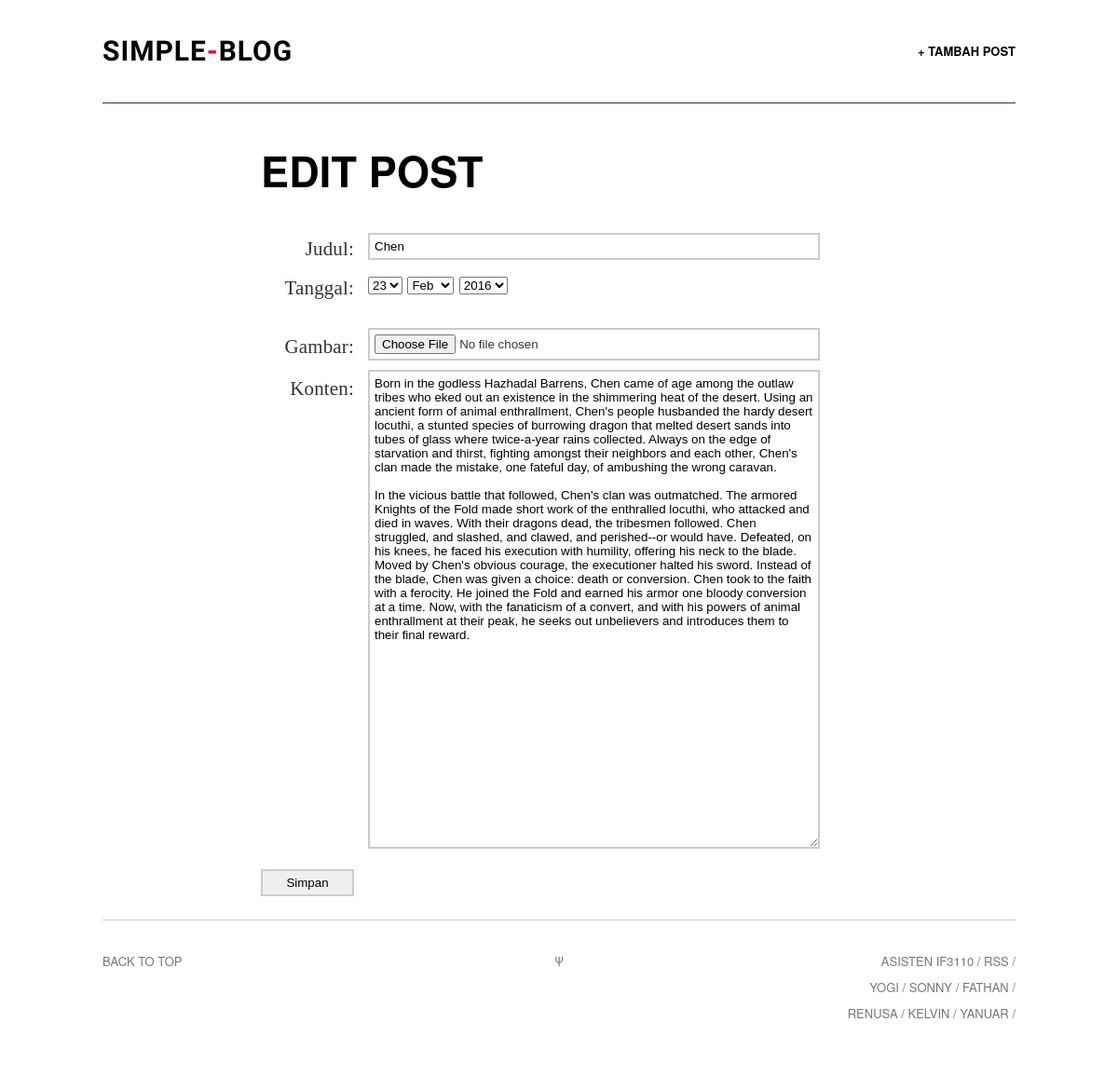
Screenshot of /edit.php?ID=4 with the database file from the repository.
### tables this page shows
CREATE TABLE IF NOT EXISTS `posting` (
  `id` int(11) NOT NULL AUTO_INCREMENT,
  `judul` varchar(255) NOT NULL,
  `tanggal` date NOT NULL,
  `konten` text NOT NULL,
  `author` varchar(255) NOT NULL,
  `gambar` varchar(255) NOT NULL,
  PRIMARY KEY (`id`)
);

### edit.php (the view, shortened to what this page needs)
<!DOCTYPE html>
<html>
<head>
<link rel="stylesheet" type="text/css" href="assets/css/screen.css" />
</head>
<body class="default">
    <?php
        $dbhost="localhost";
        $dbuser="root";
        $dbpass="";
        $dbname="simpleblog";
        $connection=mysqli_connect($dbhost,$dbuser,$dbpass,$dbname);
        $posting_id=htmlspecialchars($_GET['ID']);
        $query = $connection->prepare("SELECT * FROM posting WHERE id = ?");
        $query->bind_param('i', $posting_id);
        $query->execute();
        $result=$query->get_result();
        if($result) $row=mysqli_fetch_assoc($result);
        else echo 'query gagal';
    ?>
<div class="wrapper">
<nav class="nav">
    <a style="border:none;" id="logo" href="index.php"><h1>Simple<span>-</span>Blog</h1></a>
    <ul class="nav-primary">
        <li><a href="new_post.php">+ Tambah Post</a></li>
    </ul>
</nav>
<article class="art simple post">
    <div class="art-body" style="top: 35px;">
        <div class="art-body-inner">
            <h2>Edit POST</h2>
            <div id="contact-area">
                <form id="formPost" method="post" action="processEdit.php?ID=<?php echo $posting_id ?>">
                    <label for="Judul">Judul: </label>
                    <input type="text" name="Judul" id="Judul" value="<?php echo $row['judul'] ?>">
                    <label for="Tanggal">Tanggal:</label>
                    <select id="daydropdown" name="daydropdown">
                    </select>
                    <select id="monthdropdown" name="monthdropdown">
                    </select>
                    <select id="yeardropdown" name="yeardropdown">
                    </select>
                    <br><br>
                    <label for="gambar">Gambar:</label>
                    <input type="file" accept="image/*" id="gambar" name="gambar" required>
                    <label for="Konten">Konten:</label><br>
                    <textarea name="Konten" rows="20" cols="20" id="Konten"><?php echo $row['konten'] ?></textarea>
                    <input type="submit" name="submit" value="Simpan" class="submit-button">
                    <br>
                </form>
            </div>
        </div>
    </div>
</article>
<footer class="footer">
    <div class="back-to-top"><a href="">Back to top</a></div>
    <div class="psi">&Psi;</div>
    <aside class="offsite-links">
        Asisten IF3110 /
        <a class="rss-link" href="#rss">RSS</a> /
        <br>
        <a class="twitter-link" href="http://twitter.com/YoGiiSinaga">Yogi</a> /
        <a class="twitter-link" href="http://twitter.com/sonnylazuardi">Sonny</a> /
        <a class="twitter-link" href="http://twitter.com/fathanpranaya">Fathan</a> /
        <br>
        <a class="twitter-link" href="#">Renusa</a> /
        <a class="twitter-link" href="#">Kelvin</a> /
        <a class="twitter-link" href="#">Yanuar</a> /
    </aside>
</footer>
</div>
</body>
</html>

### assets/css/screen.css (style rules this page uses)
html, body, div, span, object, iframe, h1, h2, h3, h4, h5, h6, p, blockquote, pre, a, address, cite, code, em, img, small, strong, ol, ul, li, fieldset, form, label, legend, table, caption, tbody, tfoot, thead, tr, th, td, article, aside, canvas, embed, figure, figcaption, footer, header, hgroup, menu, nav, section, summary, time, audio, video { margin: 0; padding: 0; border: 0; font-size: 100%; font: inherit; vertical-align: baseline; }
article, aside, details, figcaption, figure, footer, header, hgroup, menu, time, nav, section { display: block; }
html, body, .wrapper { min-height: 100%; }
html, body { height: 100%; }
.wrapper { min-height: 100%; }
body { overflow-x: hidden; font: 17px/28px ff-meta-serif-web-pro, "Georgia", serif; color: #333; background: #fff; }
h1, h2, h3, h4, h5, h6 { font-family: "proxima-nova", "helvetica neue", "helvetica", sans-serif; font-weight: normal; text-transform: uppercase; font-weight: 700; color: #000; text-rendering: optimizeLegibility; }
h1 { font-size: 50px; padding-bottom: 30px; }
h2 { font-size: 45px; padding-bottom: 5px; }
a { color: #F40034; text-decoration: none; -webkit-transition: color .2s ease-in-out; -moz-transition: color .2s ease-in-out; transition: color .2s ease-in-out; }
.wrapper { max-width: 1500px; margin: 0 auto; background: #fff; }
.nav, .art-header-inner, .footer, .art-list, .abt, .fourohfour { width: 980px; }
.nav, .art-body-inner, .footer, .art-list, .abt, .fourohfour { position: relative; margin: 0 auto; }
.nav { position: absolute; top: 0; left: 50%; height: 70px; padding-top: 40px; margin-left: -490px; border-bottom: 1px solid #333; z-index: 2; }
#logo { float: left; }
.nav-primary { float: right; }
.nav-primary li { display: inline-block; margin-left: 10px; font-weight: 500; }
#logo h1, .nav-primary li, .nav-primary li a { font-family: "proxima-nova", "helvetica neue", "helvetica", sans-serif; font-weight: 700; font-size: 13px; line-height: 30px; color: #000; text-transform: uppercase; }
#logo h1 { height: 30px; margin-left: 0px; letter-spacing: 1px; font-family: 'Questrial', sans-serif; font-size: 30px; }
#logo h1 span { color: #F40034 !important; }
.nav li:first-child { margin-left: 0; }
.art { margin-top: -131px; }
.art-body { position: relative; width: 100%; background: #fff; z-index: 100; -webkit-box-shadow: 0 -3px 3px rgba(0,0,0,.2); -moz-box-shadow: 0 -3px 3px rgba(0,0,0,.2); box-shadow: 0 -3px 3px rgba(0,0,0,.2); }
.art-body-inner { font-family: Georgia,Cambria,"Times New Roman",Times,serif; max-width: 640px; padding: 80px 0 50px; letter-spacing: 0.01rem; font-weight: 400; font-style: normal; font-size: 21px; line-height: 1.5; }
.simple .art-body { background: none; -webkit-box-shadow: none; -moz-box-shadow: none; box-shadow: none; }
.footer { padding: 30px 0 40px; overflow: hidden; border-top: 1px solid #ccc; }
.footer, .footer a { font-family: "proxima-nova", "helvetica neue", "helvetica", sans-serif; font-size: 13px; text-transform: uppercase; color: #777; }
.back-to-top, .footer-nav, .offsite-links { width: 45%; float: left; }
.psi { width:10%; float:left; text-align: center; }
.offsite-links { text-align: right; }
.nav:before, .art-body-inner:before, .footer:before, .art-list:before { content:""; display:table; }
.nav:after, .art-body-inner:after, .footer:after, .art-list:after { clear:both; }
.nav, .art-body-inner, .footer, .art-list { zoom:1; }
.art-list, .nav, .abt, .art-body { -webkit-animation: le-fade .5s 0s 1 ease-out; -moz-animation: le-fade .5s 0s 1 ease-out; }
#contact-area { width: 600px; margin-top: 25px; }
#contact-area input, #contact-area textarea { padding: 5px; width: 471px; font-family: Helvetica, sans-serif; margin: 0px 0px 10px 0px; border: 2px solid #ccc; }
#contact-area textarea { height: 500px; }
#contact-area input.submit-button { width: 100px; }
label { float: left; text-align: right; margin-right: 15px; width: 100px; padding-top: 5px; }

### rows the page displays
posting: Judul "Chen", Konten "Born in the godless Hazhadal Barrens, Chen came of age among the outlaw tribes who eked out an existence in the shimmering heat of the desert. Using an ancient form of animal enthrallment, Chen's people husbanded the hardy desert locuthi, a stunted species of burrowing dragon that melted desert sands into tubes of glass where twice-a-year rains collected. Always on the edge of starvation and thirst, fighting amongst their neighbors and each other, Chen's clan made the mistake, one fateful day, of ambushing the wrong caravan. In the vicious battle that followed, Chen's clan was outmatched. The armored Knights of the Fold made short work of the enthralled locuthi, who attacked and died in…"
